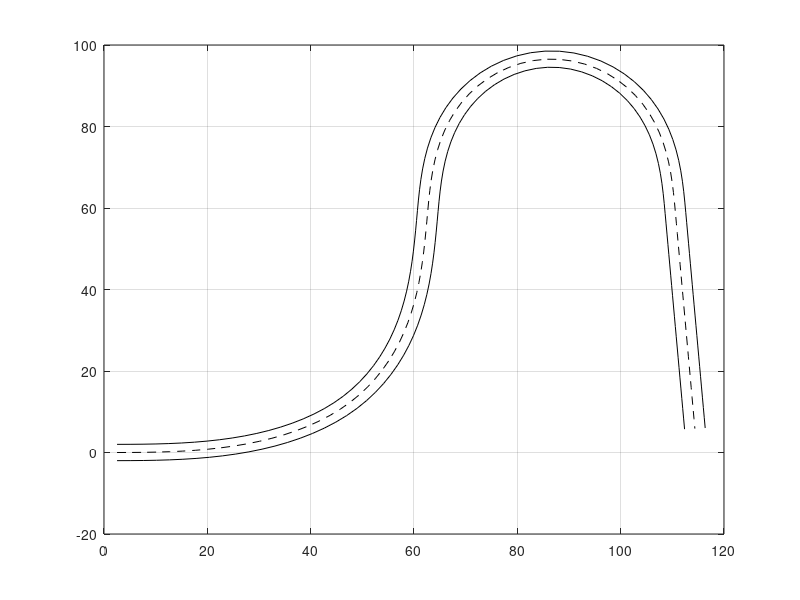

The MATLAB source for this figure: (Note: this script raises an error after producing the figure.)


function [solution,times,solver] = lapsim


% Specify  curvature
dist = [ 0  200 400  600   800  1000 ] / 4;
curv = [ 0  0.03 0	-0.06    0 0 ];

MAX_DIST = max(dist);
NUM_ITT = 100;
VEC_DIST = linspace(0, MAX_DIST, NUM_ITT);

Cs = interp1(dist, curv, VEC_DIST);


% Reconstruct the track
phi     = cumsum(Cs .* gradient(VEC_DIST));
xp      = cumsum(cos(phi) .* gradient(VEC_DIST));
yp      = cumsum(sin(phi) .* gradient(VEC_DIST));
xu      = xp + sin(phi) * 2;
yu      = yp - cos(phi) * 2;
xb      = xp - sin(phi) * 2;
yb      = yp + cos(phi) * 2;

figure(1)
figure
plot(xp, yp, '--k')
hold on
plot(xu, yu, 'k')
plot(xb, yb, 'k')
hold off
grid on
drawnow



solver = ocl.Problem(NUM_ITT, @varsfun, @daefun, @pathcosts, ...
    'gridconstraints', @gridconstraints, ...
    'N', NUM_ITT);





solver.setParameter('ds', MAX_DIST / NUM_ITT);

solver.setParameter('m', 900);
solver.setParameter('kt_drive', 0.45);
solver.setParameter('kt_brake', 0.6);
solver.setParameter('kd', 10);
solver.setParameter('cx', 0.8);
solver.setParameter('cz', 1.0);
solver.setParameter('rho', 1.22);
solver.setParameter('sf', 1.6);
solver.setParameter('sr', 1.6);
solver.setParameter('wbal', 0.5);
solver.setParameter('abal', 0.45);
solver.setParameter('rball', 0.5);
solver.setParameter('lf', 1.5);
solver.setParameter('lr', 1.5);
solver.setParameter('hcg', 0.35);
solver.setParameter('re', 0.33);
solver.setParameter('g', 9.81);
solver.setParameter('Izz', 1400);
solver.setParameter('Iw', 10);
solver.setParameter('pcx1', 1.6);
solver.setParameter('pcy1', 1.6);


solver.setParameter('tq_gain', 1000);

% solver.setBounds('ey', -3, 3);
% solver.setBounds('vx', 5, 150);
% solver.setBounds('vy', -15, 15);

solver.setBounds('Cs', Cs);
% solver.setBounds('time', 0, 20);

% solver.setInitialBounds('vx',   5.0);
% solver.setInitialBounds('vy',   0.0);
% solver.setEndBounds('vx',  5.0 );
% solver.setEndBounds('vy',  0.0 );

initialGuess    = solver.getInitialGuess();

% Initialize the middle lane
% N        = length(initialGuess.states.x.value);
% x_road   = linspace(0,2*pi,N);
% y_center = sin(x_road);


initialGuess.states.vx.set(10 * ones(size(initialGuess.states.vx.value)));

% initialGuess.states.time.set(cumsum(1 ./ initialGuess.states.vx.value));

% initialGuess.states.y.set(y_center);

% Solve OCP
[solution,times] = solver.solve(initialGuess);

% Reconstruct the track
phi     = cumsum(Cs .* gradient(VEC_DIST));
xp      = cumsum(cos(phi) .* gradient(VEC_DIST));
yp      = cumsum(sin(phi) .* gradient(VEC_DIST));
xu      = xp + sin(phi) * 2;
yu      = yp - cos(phi) * 2;
xb      = xp - sin(phi) * 2;
yb      = yp + cos(phi) * 2;

vx      = solution.states.vx.value;
ey      = solution.states.ey.value;
vx      = vx(1:end-1);
ey      = ey(1:end-1);

xcg     = xp - sin(phi) .* ey;
ycg     = yp + cos(phi) .* ey;


% Plot solution
figure(1)
figure
plot(xp, yp, '--k')
hold on
plot(xu, yu, 'k')
plot(xb, yb, 'k')
plot3(xcg,ycg,vx)
hold off
grid on




% Plot solution
% figure('units','normalized')
% subplot(3,2,1);hold on;grid on;
% plot(times.states.value,solution.states.vx.value,'Color','b','LineWidth',1.5);
% plot(times.states.value,solution.states.ey.value,'Color','r','LineWidth',1.5);
% ylabel('[m]');legend({'x','y'});
% 
% subplot(3,2,3);hold on;grid on;
% vx = solution.states.vx.value;
% vy = solution.states.vy.value;
% V  = sqrt(vx.^2+vy.^2);
% 
% plot(times.states.value,vx,'Color','b','LineWidth',1.5);
% plot(times.states.value,vy,'Color','r','LineWidth',1.5);
% plot(times.states.value,V,'Color','g','LineWidth',1.5);
% legend({'vx','vy','V'});
% % plot(times.states.value,Vmax.*ones(1,length(times)),'Color','k','LineWidth',1.5,'LineStyle','-.')
% ylabel('[m/s]');

% subplot(3,2,5);hold on;grid on;
% plot(times.states.value,solution.states.Fx.value,'Color','b','LineWidth',1.5)
% plot(times.states.value,solution.states.Fy.value,'Color','r','LineWidth',1.5)
% legend({'Fx','Fy'});
% plot(times.states.value,-Fmax.*ones(1,length(times.states.value)),'Color','k','LineWidth',1.5,'LineStyle','-.')
% plot(times.states.value, Fmax.*ones(1,length(times.states.value)),'Color','k','LineWidth',1.5,'LineStyle','-.')
% ylabel('[N]');xlabel('time');
% 
% % build street
% subplot(3,2,[2,4,6]);hold on;grid on;
% x_road   = linspace(0,2*pi,1000);
% y_center = sin(x_road);
% 
% y_max = y_center + road_bound;
% y_min = y_center - road_bound;
% 
% plot(x_road,y_center,'Color','k','LineWidth',0.5,'LineStyle','--');
% plot(x_road,y_min   ,'Color','k','LineWidth',0.5,'LineStyle','-');
% plot(x_road,y_max   ,'Color','k','LineWidth',0.5,'LineStyle','-');
% plot(solution.states.x.value,...
%     solution.states.y.value,'Color','b','LineWidth',1.5);
% axis equal;xlabel('x[m]');ylabel('y[m]');
% 
% % Show Animation
% animate(times.states.value,solution,x_road,y_center,y_min,y_max)

end

function varsfun(sh)
sh.addState('epsi', 'lb', -deg2rad(30), 'ub', deg2rad(30));
sh.addState('ey', 'lb', -2, 'ub', 2);
sh.addState('vx', 'lb', 5, 'ub', 150);
sh.addState('vy', 'lb', -10, 'ub', 10);
sh.addState('dpsi', 'lb', -1, 'ub', 1);

sh.addState('wfl', 'lb', 1);
sh.addState('wfr', 'lb', 1);
sh.addState('wrl', 'lb', 1);
sh.addState('wrr', 'lb', 1);

sh.addState('del_f', 'lb', -deg2rad(30), 'ub', deg2rad(30));
sh.addState('tq_tot', 'lb', -100, 'ub', 50);

% sh.addState('time');
% sh.addState('dist');
  


sh.addControl('ddel_f');
sh.addControl('dtq_tot');

sh.addControl('Cs');



sh.addParameter('ds');


sh.addParameter('m');
sh.addParameter('kt_drive');
sh.addParameter('kt_brake');
sh.addParameter('kd');
sh.addParameter('cx');
sh.addParameter('cz');
sh.addParameter('rho');
sh.addParameter('sf');
sh.addParameter('sr');
sh.addParameter('wbal');
sh.addParameter('abal');
sh.addParameter('rball');
sh.addParameter('lf');
sh.addParameter('lr');
sh.addParameter('hcg');
sh.addParameter('re');
sh.addParameter('g');
sh.addParameter('Izz');
sh.addParameter('Iw');

sh.addParameter('pcx1');
sh.addParameter('pcy1');

sh.addParameter('tq_gain');
end


% -------------------------------------------------------------------------
% ### TIRE MODEL
% -------------------------------------------------------------------------
function [fx, fy] = TireModel(sx, sy, fx_max, fy_max, sx_scl, sy_scl, pcx1, pcy1)
% Normalize slip
sxn     = sx .* sx_scl;
syn     = sy .* sy_scl;
scn     = sqrt(sxn .* sxn + syn .* syn);

% Calculate force
fx      = sxn ./ (scn + 1e-5) .* fx_max .* sin(pcx1 .* atan(scn ./ pcx1));
fy      = syn ./ (scn + 1e-5) .* fy_max .* sin(pcy1 .* atan(scn ./ pcy1));
end


function y = softplus(x)
y = log(1 + exp(x));
end

function y = softminus(x)
y = -log(1 + exp(-x));
end

function daefun(sh,x,~,u,p)
% -------------------------------------------------------------------------
% ### TIME TO DISTANCE
% -------------------------------------------------------------------------
% Compute time to distance variable
dsdt  	= (x.vx * cos(x.epsi) - x.vy * sin(x.epsi)) / (1 - x.ey .* u.Cs);
% ds = 1;

% -------------------------------------------------------------------------
% ### STEERING ANGLES
% -------------------------------------------------------------------------
% Get steering angles
delta   = [ x.del_f
    x.del_f
    0*x.del_f
    0*x.del_f
    ];
cos_del = cos(delta);
sin_del = sin(delta);

% -------------------------------------------------------------------------
% ### TIRE VELOCITY & SLIP CALCULATION
% -------------------------------------------------------------------------
% Calculate body frame velocities
vx_b    = repmat(x.vx, 4, 1) + [ p.sf	-p.sf	p.sr	-p.sr	].' * x.dpsi;
vy_b    = repmat(x.vy, 4, 1) + [ p.lf    p.lf    -p.lr 	-p.lr	].' * x.dpsi;

% Eexact cos & sin angles
vx_w    = cos_del .* vx_b + sin_del .* vy_b;
vy_w    = cos_del .* vy_b - sin_del .* vx_b;

% Get wheels
vwhl    = [ x.wfl x.wfr x.wrl x.wrr ].';

% Slip calculation
sx      = (vwhl - vx_w) ./ vwhl;
sy      = -vy_w ./ vwhl;

% -------------------------------------------------------------------------
% ### VERTICAL LOAD
% -------------------------------------------------------------------------
% Aerodynamic forces
fl      = 0.5 * p.rho * p.cz * (x.vx .* x.vx);
fd      = 0.5 * p.rho * p.cx * x.vx .* abs(x.vx);

fz      = [ 1 1 1 1 ].' * p.m * p.g / 4;

% -------------------------------------------------------------------------
% ### TIRE FORCES
% -------------------------------------------------------------------------
% Compute maximum force and slip stiffness
kx_nom  = 30.0 * fz;
ky_nom  = 35.0 * fz;
fx_max  = 1.60 * fz;
fy_max  = 1.55 * fz;

% Compute slip scaling factors
sx_scl  = kx_nom ./ fx_max;
sy_scl  = ky_nom ./ fy_max;

% Compute tire forces
[fxt, fyt] = TireModel(sx, sy, fx_max, fy_max, sx_scl, sy_scl, p.pcx1, p.pcy1);

% Transform tire to body forces
fxb     = cos_del .* fxt - sin_del .* fyt;
fyb     = cos_del .* fyt + sin_del .* fxt;

% Calculate sum of forces
fx      = sum(fxb);
fy      = sum(fyb);
mz      = p.lf * (fyb(1, :) + fyb(2, :)) - p.lr * (fyb(3, :) + fyb(4, :)) ...
    + p.sf * (fxb(1, :) - fxb(2, :)) + p.sr * (fxb(3, :) - fxb(4, :));

% -------------------------------------------------------------------------
% ### TORQUE DISTRIBUTION
% -------------------------------------------------------------------------
% Compute drive and brake torque
% tq_front    = max(x.tq_tot, 0) * kt_drive + min(x.tq_tot, 0) * kt_brake;
% tq_rear     = max(x.tq_tot, 0) * (1 - kt_drive) + min(x.tq_tot, 0) * (1 - kt_brake);
% tq_front    = ((x.tq_tot >= 0) * p.kt_drive + (x.tq_tot < 0) * p.kt_brake) * x.tq_tot;
% tq_rear     = ((x.tq_tot >= 0) *(1 - p.kt_drive) + (x.tq_tot < 0) * (1 - p.kt_brake)) * x.tq_tot;

% tq_front    = softplus(x.tq_tot) * p.kt_drive     	+ softminus(x.tq_tot) * p.kt_brake;
% tq_rear     = softplus(x.tq_tot) * (1 - p.kt_drive)	+ softminus(x.tq_tot) * (1 - p.kt_brake);
tq_front    = p.tq_gain * (x.tq_tot) * p.kt_drive     	;
tq_rear     = p.tq_gain * (x.tq_tot) * (1 - p.kt_drive)	;


% Simple (open) differential
tq_fl   = tq_front / 2;
tq_fr   = tq_front / 2;
tq_rl   = tq_rear / 2;
tq_rr   = tq_rear / 2;

% -------------------------------------------------------------------------
% ### CONTROLS
% -------------------------------------------------------------------------
sh.setODE('del_f',	1 / dsdt * u.ddel_f);
sh.setODE('tq_tot', 1 / dsdt * u.dtq_tot);

% -------------------------------------------------------------------------
% ### PLANAR CHASSIS DYNAMICS
% -------------------------------------------------------------------------
% Compute the final chassis planar accelerations
sh.setODE('vx',     1 / dsdt * ((fx - fd) / p.m + x.vy * x.dpsi));
sh.setODE('vy',     1 / dsdt * (fy / p.m - x.vx * x.dpsi));
sh.setODE('dpsi',   1 / dsdt * (mz / p.Izz));

% Path deviation
sh.setODE('epsi',   1 / dsdt * (x.dpsi - u.Cs * dsdt));
sh.setODE('ey',     1 / dsdt * (x.vy * cos(x.epsi) + x.vx * sin(x.epsi)) );

% -------------------------------------------------------------------------
% ### WHEEL SPIN DYNAMICS
% -------------------------------------------------------------------------
% Compute the rotational acceleration
sh.setODE('wfl',    1 / dsdt * ((tq_fl - p.re * fxt(1, :)) / p.Iw));
sh.setODE('wfr',    1 / dsdt * ((tq_fr - p.re * fxt(2, :)) / p.Iw));
sh.setODE('wrl',    1 / dsdt * ((tq_rl - p.re * fxt(3, :)) / p.Iw));
sh.setODE('wrr',    1 / dsdt * ((tq_rr - p.re * fxt(4, :)) / p.Iw));

% Update distance
% sh.setODE('dist',   1);
% sh.setODE('time',   1 / dsdt);
end

function pathcosts(ch,x,q,u,r)
dsdt      = (x.vx * cos(x.epsi) - x.vy * sin(x.epsi)) / (1 - x.ey .* u.Cs);
ch.add((1 / dsdt)^2);
end


function gridconstraints(ch,~,~,x,p)
% torque constraint
% ch.add(x.tq_tot, '<=', 1000);
%
%   % force constraint
%   ch.add(x.Fx^2+x.Fy^2, '<=', p.Fmax^2);
%
%   % road bounds
%   y_center = sin(x.x);
%   y_max = y_center + 0.5*p.road_bound;
%   y_min = y_center - 0.5*p.road_bound;
%   ch.add(x.y,'<=',y_max);
%   ch.add(x.y,'>=',y_min);

% ch.add(x.ey .* u.Cs, '<', 0.9);
ch.add(abs(x.vy / x.vx), '<=', 0.3);

end

% function animate(time,solution,x_road,y_center,y_min,y_max)
% 
% global testRun
% isTestRun = testRun;
% 
% ts = time(2)-time(1);
% x_car = solution.states.x.value;
% y_car = solution.states.y.value;
% 
% %% Initialize animation
% figure('units','normalized');hold on;grid on;
% car = plot(x_car(1),y_car(1),'Marker','pentagram','MarkerEdgeColor','k','MarkerFaceColor','y','MarkerSize',15);
% carLine = plot(x_car(1),y_car(1),'Color','b','LineWidth',3);
% plot(x_road,y_center,'Color','k','LineWidth',1,'LineStyle','--');
% plot(x_road,y_min   ,'Color','k','LineWidth',2.0,'LineStyle','-');
% plot(x_road,y_max   ,'Color','k','LineWidth',2.0,'LineStyle','-');
% legend('car','car trajectory');
% axis equal;xlabel('x[m]');ylabel('y[m]');
% pause(ts)
% 
% snap_at = floor(linspace(2,length(time),4));
% 
% %%
% for k = 2:1:length(time)
%     set(carLine, 'XData' , x_car(1:k));
%     set(carLine, 'YData' , y_car(1:k));
%     set(car    , 'XData' , x_car(k));
%     set(car    , 'YData' , y_car(k));
%     
%     if isempty(isTestRun) || (isTestRun==false)
%         pause(ts);
%     end
%     
%     % record image for docs
%     if k == snap_at(1)
%         snapnow;
%         snap_at = snap_at(2:end);
%     end
% end
% end
